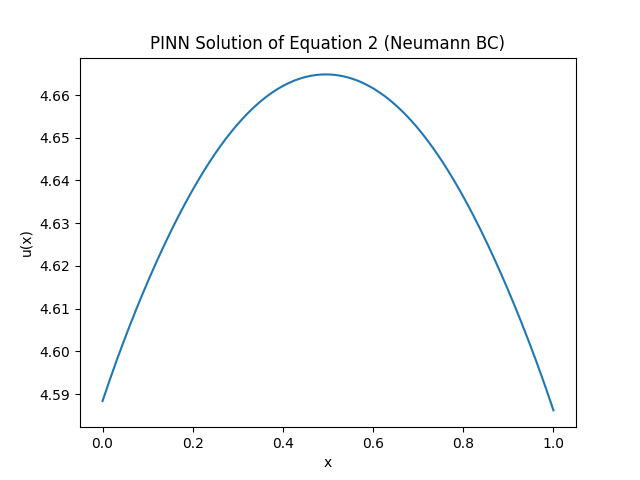

Source code (Python):
import deepxde as dde
import numpy as np
import matplotlib.pyplot as plt

# -----------------------------
# 1. Define f(x)
# -----------------------------
def f(x):
    return np.ones_like(x)   # f(x) = 1

# -----------------------------
# 2. Define PDE: -u'' = f
# -----------------------------
def f(x):
    return 1.0

def pde(x, u):
    u_xx = dde.grad.hessian(u, x)
    return -u_xx - f(x)

# -----------------------------
# 3. Geometry
# -----------------------------
geom = dde.geometry.Interval(0, 1)

# -----------------------------
# 4. Neumann Boundary Conditions
# u'(0)=0, u'(1)=0
# -----------------------------
bc_left = dde.NeumannBC(
    geom,
    lambda x: 0,
    lambda x, on_boundary: on_boundary and np.isclose(x[0], 0)
)

bc_right = dde.NeumannBC(
    geom,
    lambda x: 0,
    lambda x, on_boundary: on_boundary and np.isclose(x[0], 1)
)

# -----------------------------
# 5. Data
# -----------------------------
data = dde.data.PDE(
    geom,
    pde,
    [bc_left, bc_right],
    num_domain=100,
    num_boundary=20
)

# -----------------------------
# 6. Neural Network
# -----------------------------
net = dde.nn.FNN([1, 40, 40, 1], "tanh", "Glorot normal")
model = dde.Model(data, net)

# -----------------------------
# 7. Train
# -----------------------------
model.compile("adam", lr=0.001)
model.train(epochs=5000)

# -----------------------------
# 8. Plot Solution
# -----------------------------
x = np.linspace(0, 1, 200)[:, None]
u_pred = model.predict(x)

plt.plot(x, u_pred)
plt.xlabel("x")
plt.ylabel("u(x)")
plt.title("PINN Solution of Equation 2 (Neumann BC)")
plt.show()
